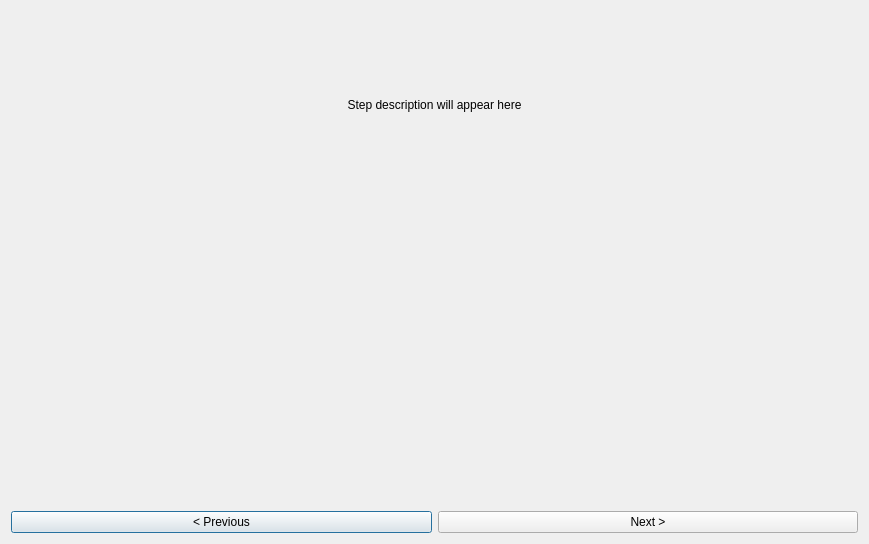
<?xml version="1.0" encoding="UTF-8"?>
<ui version="4.0">
 <class>Dialog</class>
 <widget class="QDialog" name="Dialog">
  <property name="geometry">
   <rect>
    <x>0</x>
    <y>0</y>
    <width>869</width>
    <height>544</height>
   </rect>
  </property>
  <property name="windowTitle">
   <string>Generate KotakNeo TOTP</string>
  </property>
  <layout class="QVBoxLayout" name="verticalLayout">
   <item>
    <widget class="QLabel" name="stepLabel">
     <property name="text">
      <string>Step description will appear here</string>
     </property>
     <property name="alignment">
      <set>Qt::AlignCenter</set>
     </property>
     <property name="wordWrap">
      <bool>true</bool>
     </property>
     <property name="openExternalLinks">
      <bool>true</bool>
     </property>
    </widget>
   </item>
   <item>
    <widget class="QLabel" name="imageLabel">
     <property name="minimumSize">
      <size>
       <width>300</width>
       <height>300</height>
      </size>
     </property>
     <property name="scaledContents">
      <bool>true</bool>
     </property>
     <property name="alignment">
      <set>Qt::AlignCenter</set>
     </property>
    </widget>
   </item>
   <item>
    <layout class="QHBoxLayout" name="buttonLayout">
     <item>
      <widget class="QPushButton" name="prevButton">
       <property name="text">
        <string>&lt; Previous</string>
       </property>
      </widget>
     </item>
     <item>
      <widget class="QPushButton" name="nextButton">
       <property name="text">
        <string>Next &gt;</string>
       </property>
      </widget>
     </item>
    </layout>
   </item>
  </layout>
 </widget>
 <resources/>
 <connections/>
</ui>
